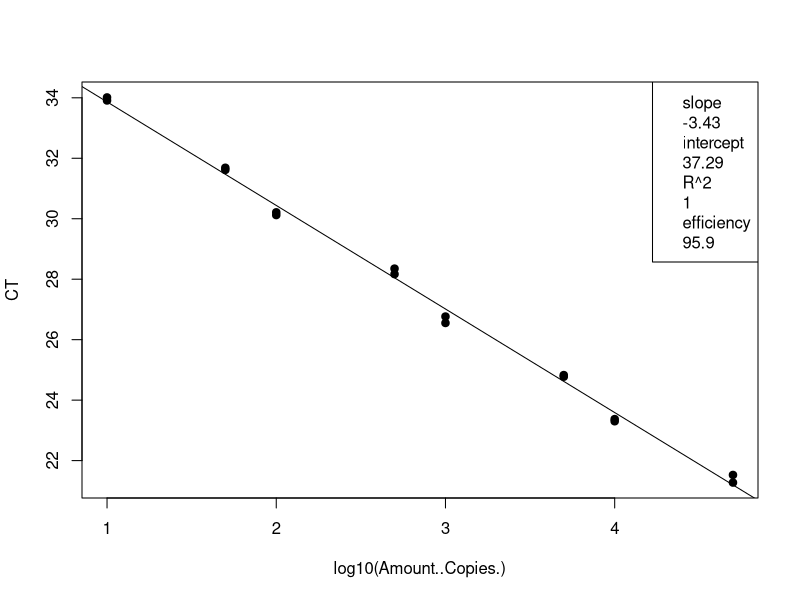
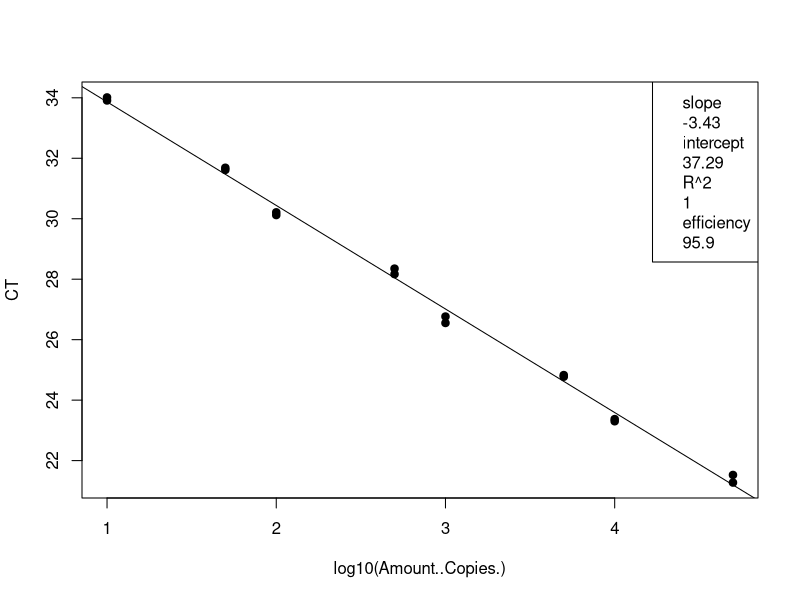
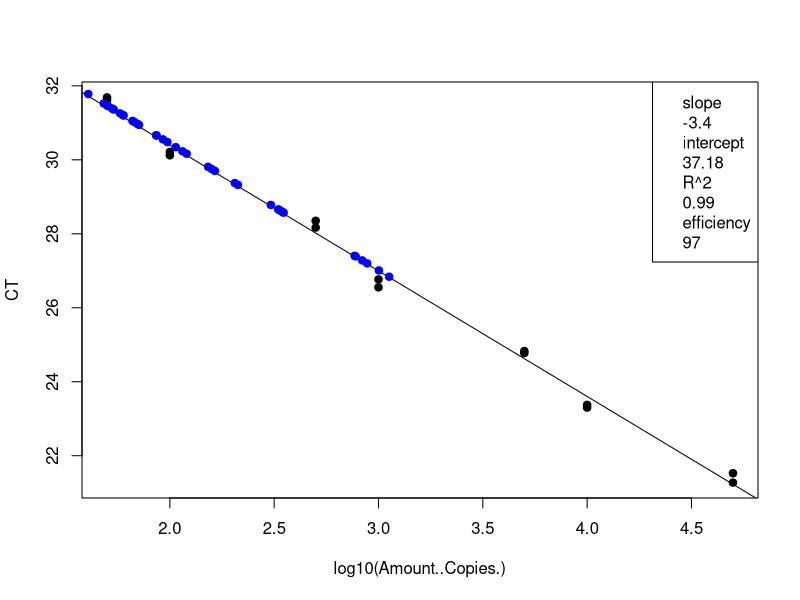
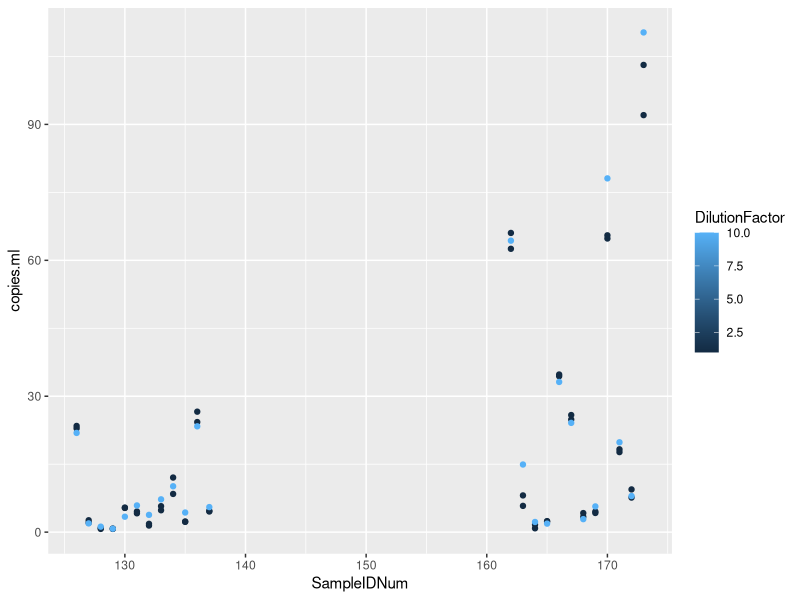

The R source for these figures, in order:
## ---- chunk 1
knitr::opts_chunk$set(echo = TRUE)

## ---- chunk 2
# load the data (note data file must be in this repository)
data <- read.csv("Plate6_E.coli_qPCRConversion.csv")
View(data)

# clean up the data file (there is some stuff at the bottom and extra blank rows)
#data <- data[-68:-70,] # This removes rows 92-95
View(data)

# assign to the correct data class #warning message about NAs is OK
class(data$CT) # check the data class type
data$CT <- as.numeric(as.character(data$CT)) # change to numeric
data$Amount..Copies. <- as.numeric(as.character(data$Amount..Copies.)) # change to numeric
## ---- chunk 3
# linear regression of standard curve
standards = data[1:16,]
standardCurve <- lm(CT ~ log10(Amount..Copies.), data = standards)
  
standardCurvePlot <- plot(CT ~ log10(Amount..Copies.), data = standards, pch=19) 
abline(coef(standardCurve)) 
legend("topright", legend=c(paste= "slope", round(standardCurve$coefficients[2], 2), 
                            paste= "intercept", round(standardCurve$coefficients[1], 2), 
                            paste= "R^2", round(summary(standardCurve)$r.squared, 2),
                            paste = "efficiency", round((10^(-1/standardCurve$coefficients[2])-1)*100, 1)))
## ---- chunk 4
# remove standards that sucked and redo analysis NOT NEEDED 21 Jan 2020
#standards <- standards[-15:-16,] # uncomment this line and change which rows to remove
standardCurve <- lm(CT ~ log10(Amount..Copies.), data = standards)

standardCurvePlot <- plot(CT ~ log10(Amount..Copies.), data = standards, pch=19)
abline(coef(standardCurve))
col = "blue"
legend("topright", legend=c(paste= "slope", round(standardCurve$coefficients[2], 2),
                            paste= "intercept", round(standardCurve$coefficients[1], 2),
                            paste= "R^2", round(summary(standardCurve)$r.squared, 2),
                            paste = "efficiency", round((10^(-1/standardCurve$coefficients[2])-1)*100, 1)))
## ---- chunk 5
# data set of unknowns including info on standard curve
#unknowns = subset(data, Name == "UNKNOWN")
unknowns = data[17:88,]
#unknowns <- unknowns[-1:-3,] # uncomment this line and change which rows to remove if these samples were outside of the standard curve

# add new columns to the data table
unknowns$plate_num = 1 #change to the actual plate number
unknowns$standard_slope = standardCurve$coefficients[2]
unknowns$standard_intercept = standardCurve$coefficients[1]
unknowns$R2 = summary(standardCurve)$r.squared
unknowns$efficiency =  (10^(-1/standardCurve$coefficients[2])-1)*100
  
# add a new column that interpolates copies/well from Ct for the unknowns
unknowns$log.copies.well = ((unknowns$CT - standardCurve$coefficients[1])/standardCurve$coefficients[2])
unknowns$copies.well = 10^unknowns$log.copies.well

# copies/ul extract accounting for dilution factor
vol.well = 3 #qPCR template volume in ul
unknowns$vol.well = vol.well
unknowns$copies.ul = ((unknowns$copies.well/vol.well)*unknowns$DilutionFactor)

# copies/extraction
vol.elution = 110 #DNA extraction elution volume in ul
unknowns$vol.elution = vol.elution
unknowns$copies.extraction = (unknowns$copies.ul*vol.elution)

# copies/ml #Volume is volume of sample filtered in mL
unknowns$copies.ml = (unknowns$copies.extraction/unknowns$Volume)


## ---- chunk 6
standards <- standards[-15:-16,] # uncomment this line and change which rows to remove
standardCurve <- lm(CT ~ log10(Amount..Copies.), data = standards)

standardCurvePlot <- plot(CT ~ log10(Amount..Copies.), data = standards, pch=19)
abline(coef(standardCurve))
col = "blue"
legend("topright", legend=c(paste= "slope", round(standardCurve$coefficients[2], 2),
                            paste= "intercept", round(standardCurve$coefficients[1], 2),
                            paste= "R^2", round(summary(standardCurve)$r.squared, 2),
                            paste = "efficiency", round((10^(-1/standardCurve$coefficients[2])-1)*100, 1)))

unknowns = unknowns[1:72,]
standardCurve <- lm(CT ~ log10(copies.well), data = unknowns)

standardCurvePlot <- points(CT ~ log10(copies.well), data = unknowns, pch=19, col = "blue")


#abline(coef(standardCurve))
#legend("topright", legend=c(paste= "slope", round(standardCurve$coefficients[2], 2),
                            #paste= "intercept", round(standardCurve$coefficients[1], 2),
                            #paste= "R^2", round(summary(standardCurve)$r.squared, 2),
                            #paste = "efficiency", round((10^(-1/standardCurve$coefficients[2])-1)*100, 1)))
## ---- chunk 7
# make a plot that compares the diluted to undiluted replicates for each sample including dilution factor
library("ggplot2")
unknowns$SampleIDNum <- as.numeric(as.character(unknowns$SampleIDNum)) # change to numeric
replicates = unknowns[1:72,]
#replicates <- replicates[-18,] # This removes rows (B11)
#replicates <- replicates[-32,] # This removes rows (D8)
#replicates <- replicates[-55,] # This removes rows (G5)
qplot(SampleIDNum,copies.ml, data=replicates, col=DilutionFactor)
## ---- chunk 8
# write csv file
write.csv(unknowns, file = "Plate6_E.coli_ConvertedData.csv", row.names=FALSE, na="")

# average the replicates (if not strongly inhibited) and make a new file
averaged = unknowns[1:72,]
averaged$averaged <- tapply(unknowns$copies.ml, unknowns$SampleIDNum, mean)
write.csv(averaged, file = "Plate6_E.coli_Averaged.csv", row.names=FALSE, na="")
